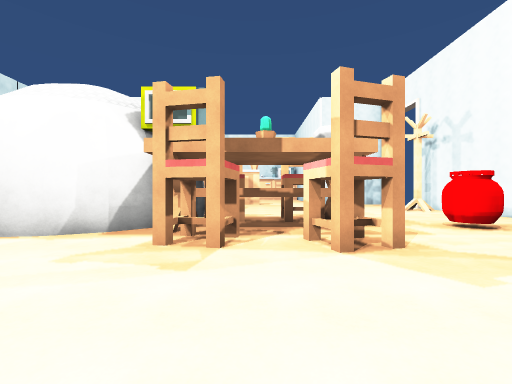
View 1 (above)

20 first-person views from a walk through a 3-D level made in the Unity game engine. The camera is 1.5 m above the floor, looks level and sees 90° across. The floor is counted in squares, 2 m on a side. Each view is taken from the middle of a square. On the plan, view 1 faces up. The plan holds only what a view shows up to about 9 squares ahead; the rest is blank. The place goes on beyond the plan. The player character is not drawn. Surface patterns are stand-ins for the level's own textures.

View 2
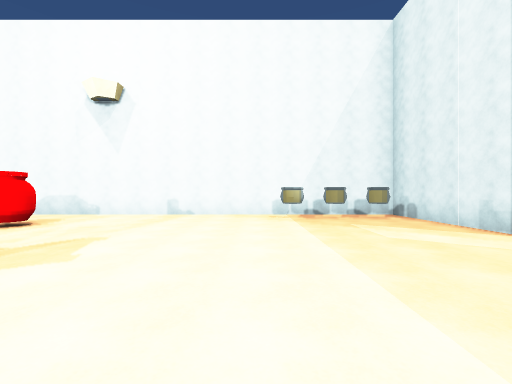

View 3
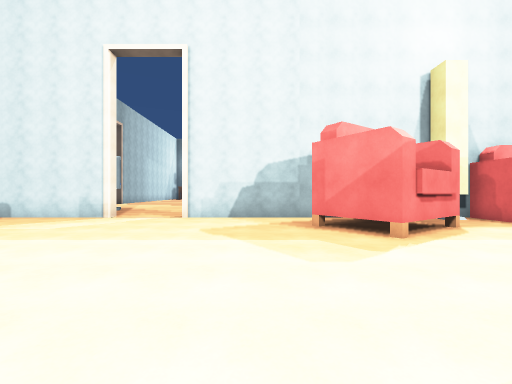

View 4
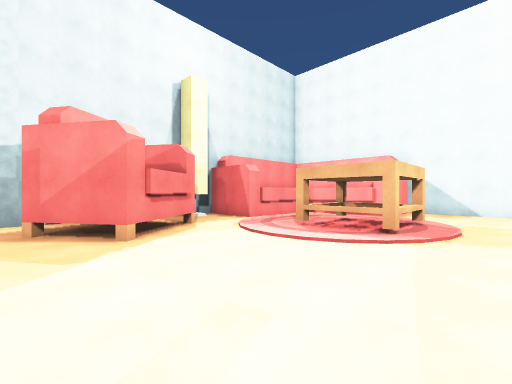

View 5
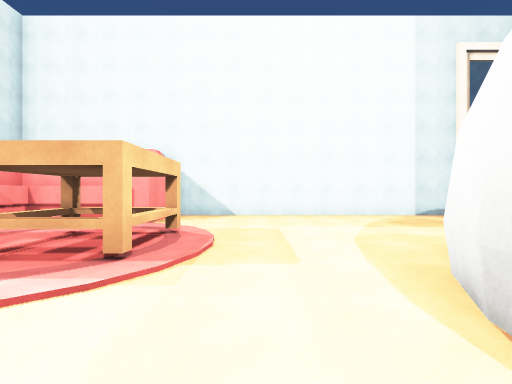

View 6
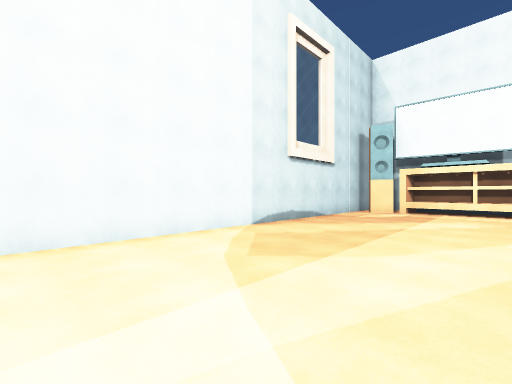

View 7
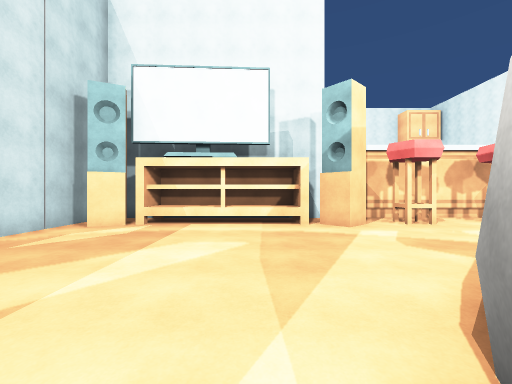

View 8
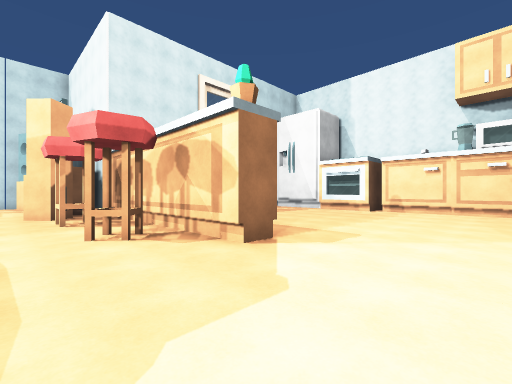

View 9
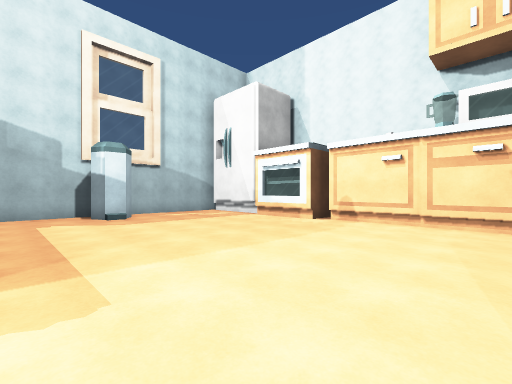

View 10
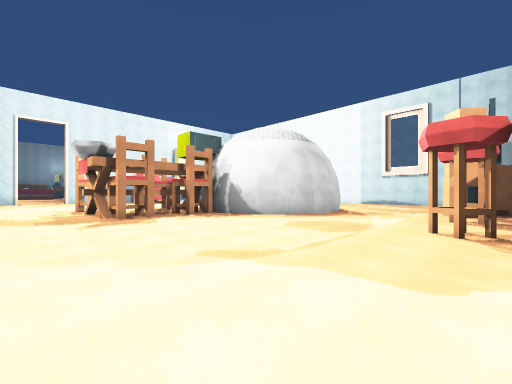

View 11
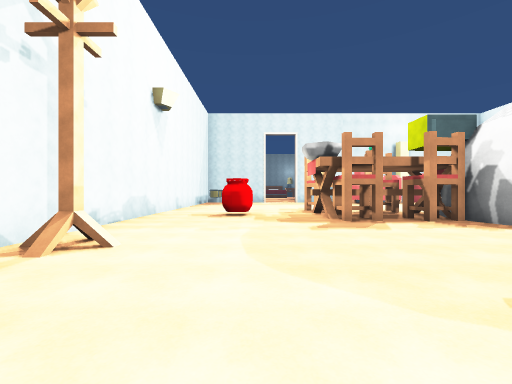

View 12
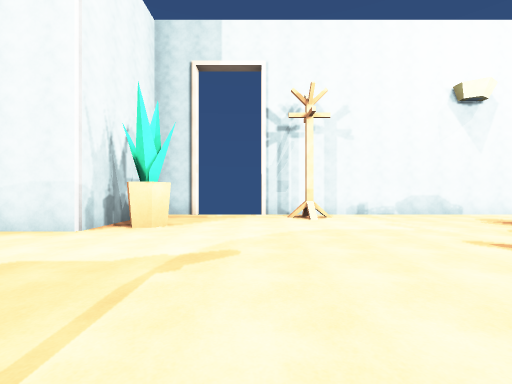

View 13
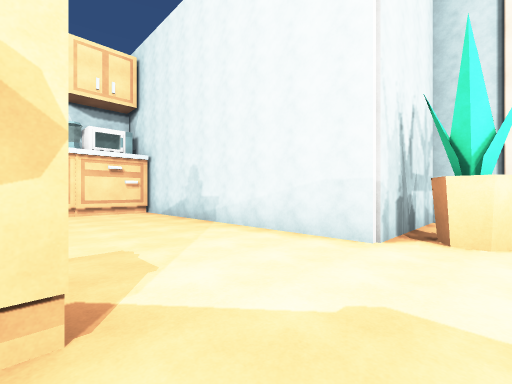

View 14
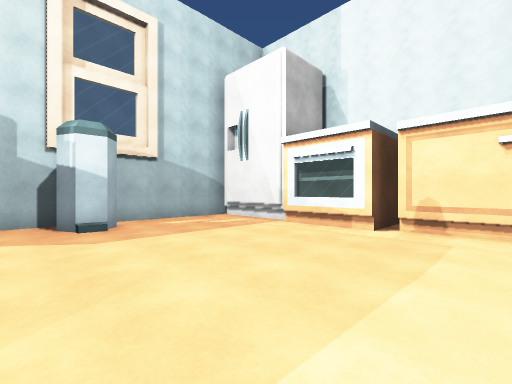

View 15
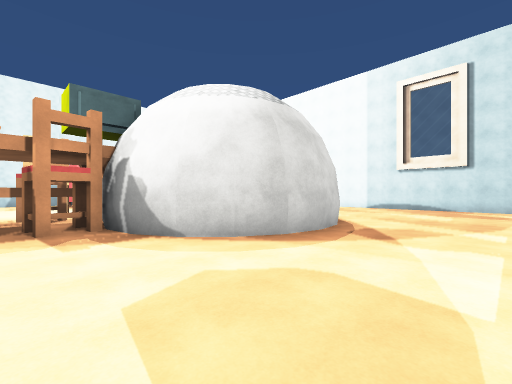

View 16
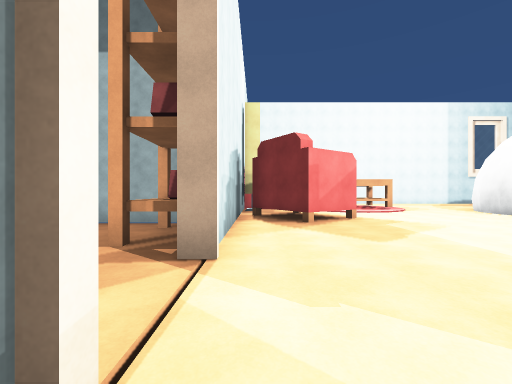

View 17
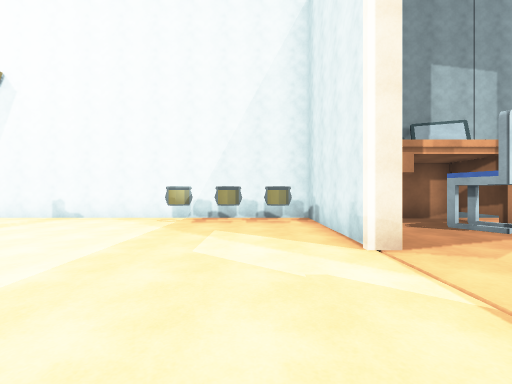

View 18
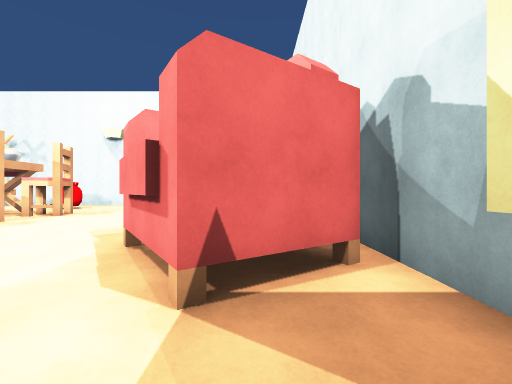

View 19
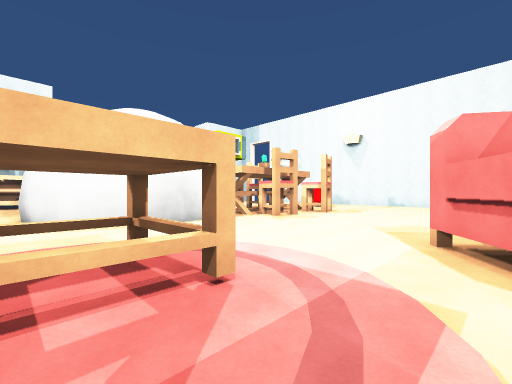

View 20
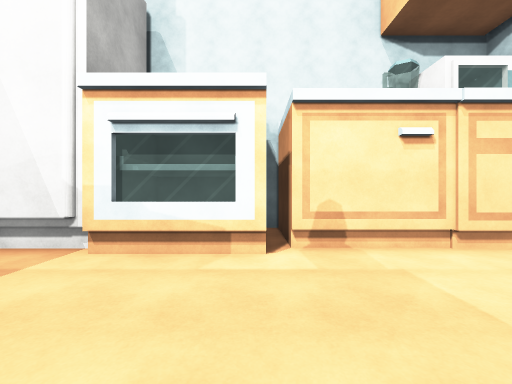

### Floor plan
Key: @ floor where view 1 was taken; # wall or solid block; x gap in a wall; . floor; = window, fence, low wall or low ledge; ^ raised ledge; T thing the floor can be seen under or through; A table; S speaker; B bin; R rack; P plant; K books; H bookshelf; O other object.
Columns run from 13 left of view 1 to 8 right of it. Each row starts with its distance up from view 1.
 25           ###OOOO
 24        #==#OOOOOO
 23        #..#OO....#
 22        #.........#
 21        #.........#
 20        #.........#
 19        #B........#
 18        #.........#
 17        #.........#
 16       ########...#####
 15  ######..............#
 14 ##S=^=#S.O.O......P..x
 13 #....................
 12 #....................x
 11 #....................#
 10 #......####.........R#
  9 #.....##  ##.........#
  8 #.....#    #.........#
  7 #.....#    #O.O......#
  6 #.....##   #TTTT.OO..#
  5 #......#####...#..O..#
  4 #...........O.OO.....#
  3 #....................#
  2 #....................#
  1 #....AA..............#
  0 ###..AA......@.......#
 -1   # ...............O.#
 -2   # ....OO#........O.#
 -3    ###..#O#..........#
 -4      #.###.........O.#
 -5      #######KHx..###O#
 -6            #HH......O
 -7            #      ##O

Positions as (right, up) in squares from view 1, and headings:
1: (0, 0), facing up
2: (-1, 0), facing right
3: (-1, 3), facing down
4: (-2, 3), facing down-left
5: (-4, 3), facing left
6: (-8, 4), facing up-left
7: (-8, 8), facing up
8: (3, 13), facing up-left
9: (3, 17), facing up-left
10: (4, 15), facing down-left
11: (4, 14), facing down
12: (-1, 12), facing right
13: (0, 14), facing up-right
14: (1, 18), facing up-left
15: (0, 13), facing down-left
16: (4, -4), facing left
17: (0, -3), facing right
18: (-7, -3), facing right
19: (-8, -2), facing up-right
20: (-1, 20), facing up
